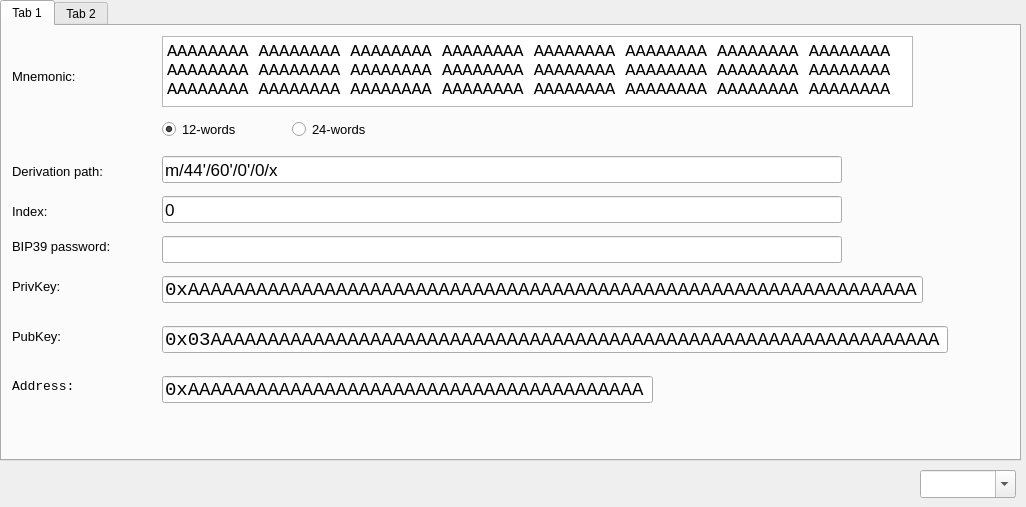
<?xml version="1.0" encoding="UTF-8"?>
<ui version="4.0">
 <class>Dialog</class>
 <widget class="QDialog" name="Dialog">
  <property name="geometry">
   <rect>
    <x>0</x>
    <y>0</y>
    <width>1026</width>
    <height>507</height>
   </rect>
  </property>
  <property name="windowTitle">
   <string>Dialog</string>
  </property>
  <widget class="MyComboBox" name="comboBox">
   <property name="geometry">
    <rect>
     <x>920</x>
     <y>470</y>
     <width>96</width>
     <height>28</height>
    </rect>
   </property>
   <property name="editable">
    <bool>true</bool>
   </property>
  </widget>
  <widget class="QTabWidget" name="tabWidget">
   <property name="geometry">
    <rect>
     <x>0</x>
     <y>0</y>
     <width>1021</width>
     <height>461</height>
    </rect>
   </property>
   <property name="currentIndex">
    <number>0</number>
   </property>
   <widget class="QWidget" name="tab">
    <attribute name="title">
     <string>Tab 1</string>
    </attribute>
    <widget class="QLineEdit" name="lineEdit_pub_c">
     <property name="geometry">
      <rect>
       <x>160</x>
       <y>300</y>
       <width>786</width>
       <height>27</height>
      </rect>
     </property>
     <property name="font">
      <font>
       <family>Liberation Mono</family>
       <pointsize>14</pointsize>
      </font>
     </property>
     <property name="text">
      <string>0x03AAAAAAAAAAAAAAAAAAAAAAAAAAAAAAAAAAAAAAAAAAAAAAAAAAAAAAAAAAAAAAAA</string>
     </property>
     <property name="readOnly">
      <bool>true</bool>
     </property>
    </widget>
    <widget class="QLabel" name="label_4">
     <property name="geometry">
      <rect>
       <x>10</x>
       <y>130</y>
       <width>131</width>
       <height>31</height>
      </rect>
     </property>
     <property name="font">
      <font>
       <pointsize>10</pointsize>
      </font>
     </property>
     <property name="text">
      <string>Derivation path:</string>
     </property>
    </widget>
    <widget class="QLabel" name="label_6">
     <property name="geometry">
      <rect>
       <x>10</x>
       <y>350</y>
       <width>76</width>
       <height>20</height>
      </rect>
     </property>
     <property name="font">
      <font>
       <family>Monospace</family>
       <pointsize>10</pointsize>
      </font>
     </property>
     <property name="text">
      <string>Address:</string>
     </property>
    </widget>
    <widget class="QLabel" name="label_3">
     <property name="geometry">
      <rect>
       <x>10</x>
       <y>40</y>
       <width>91</width>
       <height>20</height>
      </rect>
     </property>
     <property name="font">
      <font>
       <pointsize>10</pointsize>
      </font>
     </property>
     <property name="text">
      <string>Mnemonic:</string>
     </property>
    </widget>
    <widget class="QLineEdit" name="lineEdit_k">
     <property name="enabled">
      <bool>true</bool>
     </property>
     <property name="geometry">
      <rect>
       <x>160</x>
       <y>250</y>
       <width>761</width>
       <height>27</height>
      </rect>
     </property>
     <property name="sizePolicy">
      <sizepolicy hsizetype="Expanding" vsizetype="Fixed">
       <horstretch>0</horstretch>
       <verstretch>0</verstretch>
      </sizepolicy>
     </property>
     <property name="font">
      <font>
       <family>Liberation Mono</family>
       <pointsize>14</pointsize>
       <italic>false</italic>
      </font>
     </property>
     <property name="text">
      <string>0xAAAAAAAAAAAAAAAAAAAAAAAAAAAAAAAAAAAAAAAAAAAAAAAAAAAAAAAAAAAAAAAA</string>
     </property>
     <property name="readOnly">
      <bool>true</bool>
     </property>
    </widget>
    <widget class="QLineEdit" name="lineEdit_address">
     <property name="geometry">
      <rect>
       <x>160</x>
       <y>350</y>
       <width>491</width>
       <height>27</height>
      </rect>
     </property>
     <property name="font">
      <font>
       <family>Liberation Mono</family>
       <pointsize>14</pointsize>
      </font>
     </property>
     <property name="text">
      <string>0xAAAAAAAAAAAAAAAAAAAAAAAAAAAAAAAAAAAAAAAA</string>
     </property>
     <property name="readOnly">
      <bool>true</bool>
     </property>
    </widget>
    <widget class="QLineEdit" name="lineEdit_derivation_path_index">
     <property name="geometry">
      <rect>
       <x>160</x>
       <y>170</y>
       <width>680</width>
       <height>27</height>
      </rect>
     </property>
     <property name="font">
      <font>
       <pointsize>13</pointsize>
      </font>
     </property>
     <property name="text">
      <string>0</string>
     </property>
    </widget>
    <widget class="QLabel" name="label_5">
     <property name="geometry">
      <rect>
       <x>10</x>
       <y>170</y>
       <width>131</width>
       <height>31</height>
      </rect>
     </property>
     <property name="font">
      <font>
       <pointsize>10</pointsize>
      </font>
     </property>
     <property name="text">
      <string>Index:</string>
     </property>
    </widget>
    <widget class="QLabel" name="label">
     <property name="geometry">
      <rect>
       <x>10</x>
       <y>250</y>
       <width>76</width>
       <height>20</height>
      </rect>
     </property>
     <property name="font">
      <font>
       <pointsize>10</pointsize>
      </font>
     </property>
     <property name="text">
      <string>PrivKey:</string>
     </property>
    </widget>
    <widget class="QLineEdit" name="lineEdit_derivation_path">
     <property name="geometry">
      <rect>
       <x>160</x>
       <y>130</y>
       <width>680</width>
       <height>27</height>
      </rect>
     </property>
     <property name="font">
      <font>
       <pointsize>13</pointsize>
      </font>
     </property>
     <property name="text">
      <string>m/44'/60'/0'/0/x</string>
     </property>
    </widget>
    <widget class="QPlainTextEdit" name="plainTextEdit_mnc">
     <property name="geometry">
      <rect>
       <x>160</x>
       <y>10</y>
       <width>751</width>
       <height>71</height>
      </rect>
     </property>
     <property name="font">
      <font>
       <family>Liberation Mono</family>
       <pointsize>13</pointsize>
      </font>
     </property>
     <property name="plainText">
      <string>AAAAAAAA AAAAAAAA AAAAAAAA AAAAAAAA AAAAAAAA AAAAAAAA AAAAAAAA AAAAAAAA AAAAAAAA AAAAAAAA AAAAAAAA AAAAAAAA AAAAAAAA AAAAAAAA AAAAAAAA AAAAAAAA AAAAAAAA AAAAAAAA AAAAAAAA AAAAAAAA AAAAAAAA AAAAAAAA AAAAAAAA AAAAAAAA</string>
     </property>
    </widget>
    <widget class="QLabel" name="label_2">
     <property name="geometry">
      <rect>
       <x>10</x>
       <y>300</y>
       <width>76</width>
       <height>20</height>
      </rect>
     </property>
     <property name="font">
      <font>
       <pointsize>10</pointsize>
      </font>
     </property>
     <property name="text">
      <string>PubKey:</string>
     </property>
    </widget>
    <widget class="QLineEdit" name="lineEdit_bip39_pwd">
     <property name="geometry">
      <rect>
       <x>160</x>
       <y>210</y>
       <width>680</width>
       <height>27</height>
      </rect>
     </property>
     <property name="font">
      <font>
       <pointsize>13</pointsize>
      </font>
     </property>
     <property name="text">
      <string/>
     </property>
    </widget>
    <widget class="QLabel" name="label_7">
     <property name="geometry">
      <rect>
       <x>10</x>
       <y>200</y>
       <width>131</width>
       <height>41</height>
      </rect>
     </property>
     <property name="font">
      <font>
       <pointsize>10</pointsize>
      </font>
     </property>
     <property name="text">
      <string>BIP39 password:</string>
     </property>
    </widget>
    <widget class="QRadioButton" name="radioButton_12_words">
     <property name="geometry">
      <rect>
       <x>160</x>
       <y>90</y>
       <width>127</width>
       <height>26</height>
      </rect>
     </property>
     <property name="font">
      <font>
       <pointsize>10</pointsize>
      </font>
     </property>
     <property name="text">
      <string>12-words</string>
     </property>
     <property name="checked">
      <bool>true</bool>
     </property>
    </widget>
    <widget class="QRadioButton" name="radioButton_24_words">
     <property name="geometry">
      <rect>
       <x>290</x>
       <y>90</y>
       <width>127</width>
       <height>26</height>
      </rect>
     </property>
     <property name="font">
      <font>
       <pointsize>10</pointsize>
      </font>
     </property>
     <property name="text">
      <string>24-words</string>
     </property>
    </widget>
   </widget>
   <widget class="QWidget" name="tab_2">
    <attribute name="title">
     <string>Tab 2</string>
    </attribute>
   </widget>
  </widget>
 </widget>
 <customwidgets>
  <customwidget>
   <class>MyComboBox</class>
   <extends>QComboBox</extends>
   <header>mycombobox.h</header>
   <slots>
    <slot>slot1()</slot>
   </slots>
  </customwidget>
 </customwidgets>
 <resources/>
 <connections/>
</ui>
